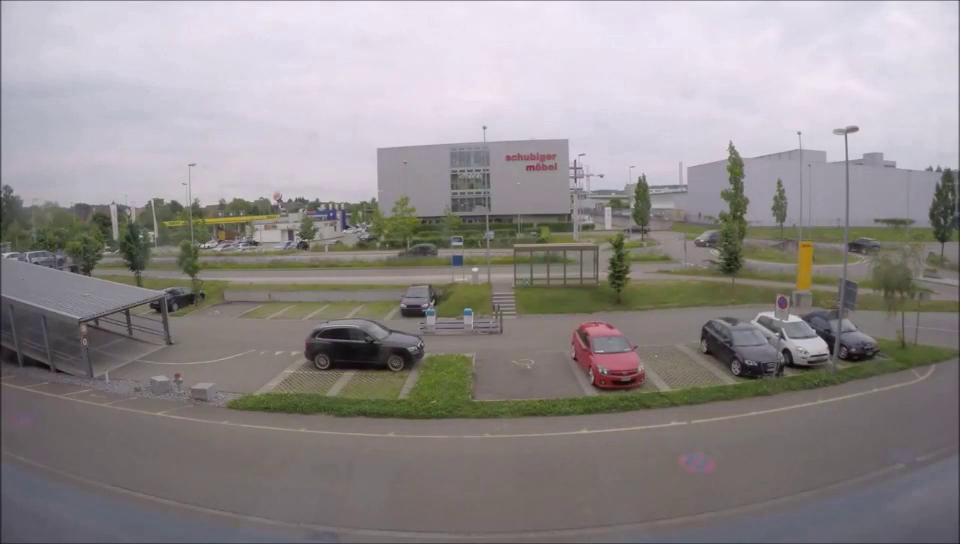
#> input picture frame 21 of sample_video.mp4, 960 x 544 px, given in place of easy1.mp4, which was not available
$ python SpaceDrawing.py
#> lines starting #> are read from the running program, lines starting #| are printed output that depends on the picture
import cv2
import numpy as np
import cvzone
import pickle


cap = cv2.VideoCapture('easy1.mp4')
drawing = False
area_names = []
try:
    with open("abcd", "rb") as f:
        data = pickle.load(f)
        polylines, area_names = data['polylines'], data['area_names']
except:
    polylines = []
points = []
current_name = " "


def draw(event, x, y, flags, param):
    global points, drawing
    drawing = True
    if event == cv2.EVENT_LBUTTONDOWN:
        points = [(x, y)]
    elif event == cv2.EVENT_MOUSEMOVE:
        if drawing:
            points.append((x, y))
    elif event == cv2.EVENT_LBUTTONUP:
        drawing = False
        current_name = input('area name:-')
        if current_name:
            area_names.append(current_name)
            polylines.append(np.array(points, np.int32))


while True:
    ret, frame = cap.read()
#> frame is the input picture: shape (544, 960, 3); mean B, G, R 141.1, 140.8, 146.1
    if not ret:
        cap.set(cv2.CAP_PROP_POS_FRAMES, 0)
        continue
    frame = cv2.resize(frame, (1020, 500))
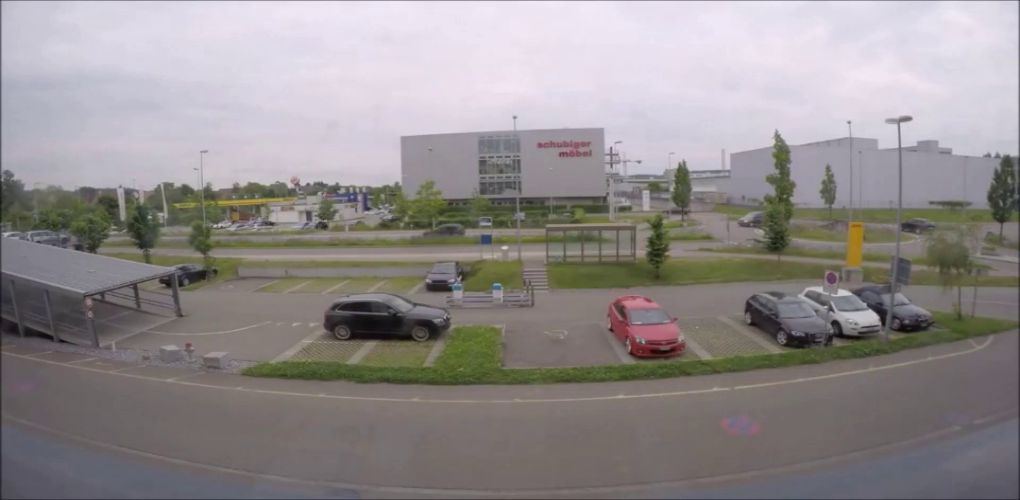
#> frame: shape (500, 1020, 3); mean B, G, R 141, 140.7, 146
    for i, polyline in enumerate(polylines):
        print(i)
        cv2.polylines(frame, [polyline], True, (0, 0, 255), 2)
        cvzone.putTextRect(frame, f'{area_names[i]}', tuple(polyline[0]), 1, 1)
    cv2.imshow('FRAME', frame)
    cv2.setMouseCallback('FRAME', draw)
    if cv2.waitKey(1) & 0xFF == ord('s'):
#> (key Esc is pressed here)
        with open("abcd", "wb") as f:
            data = {'polylines': polyline, 'area_names': area_names}
            pickle.dump(data, f)
    if cv2.waitKey(1) & 0xFF == ord('d'):
#> (key Esc is pressed here)
        break

print(polylines)
cap.release()
cv2.destroyAllWindows()

$ run again, starting later in the video
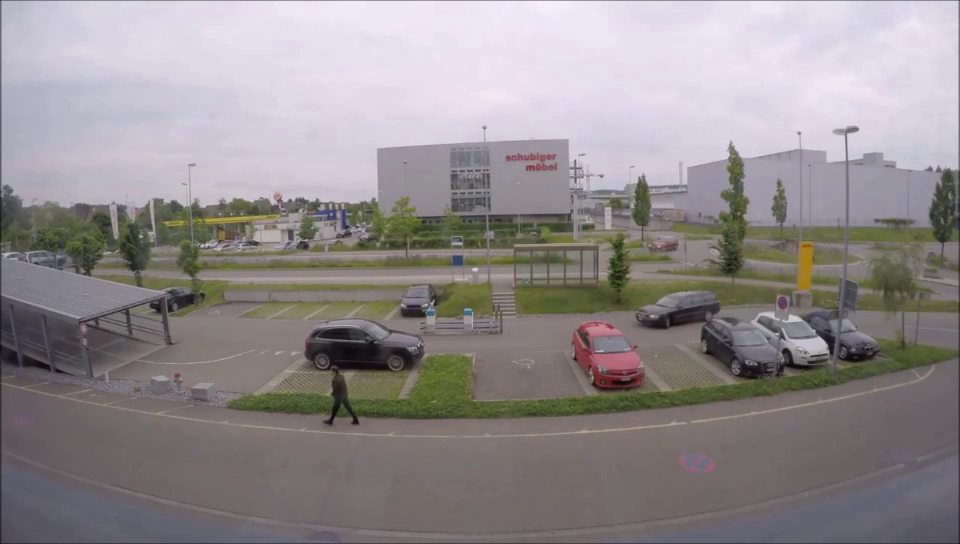
#> input picture frame 96 of sample_video.mp4, 960 x 544 px, given in place of easy1.mp4, which was not available
#> frame is the input picture: shape (544, 960, 3); mean B, G, R 141.8, 140.2, 145.9
#> `frame = cv2.resize(frame, (1020, 500))`:
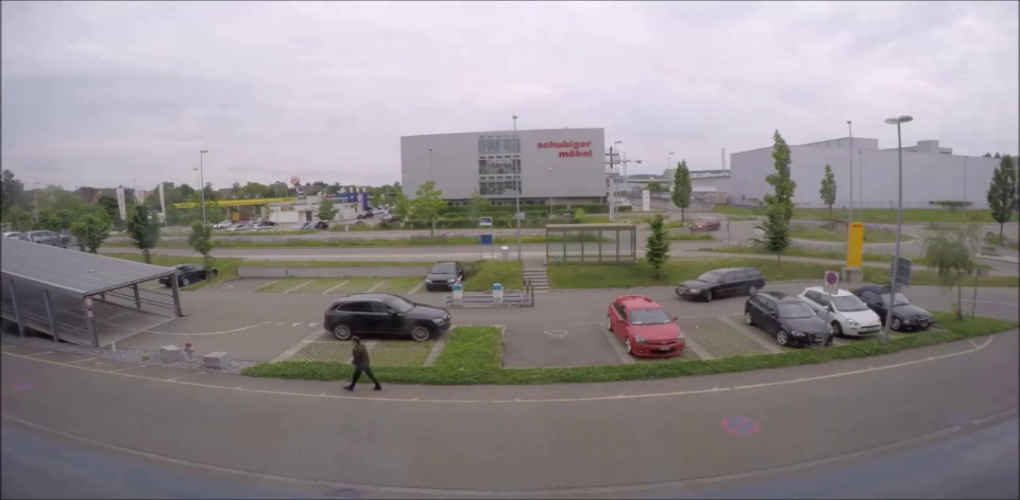
#> frame: shape (500, 1020, 3); mean B, G, R 141.7, 140.1, 145.8

$ run again, starting later in the video
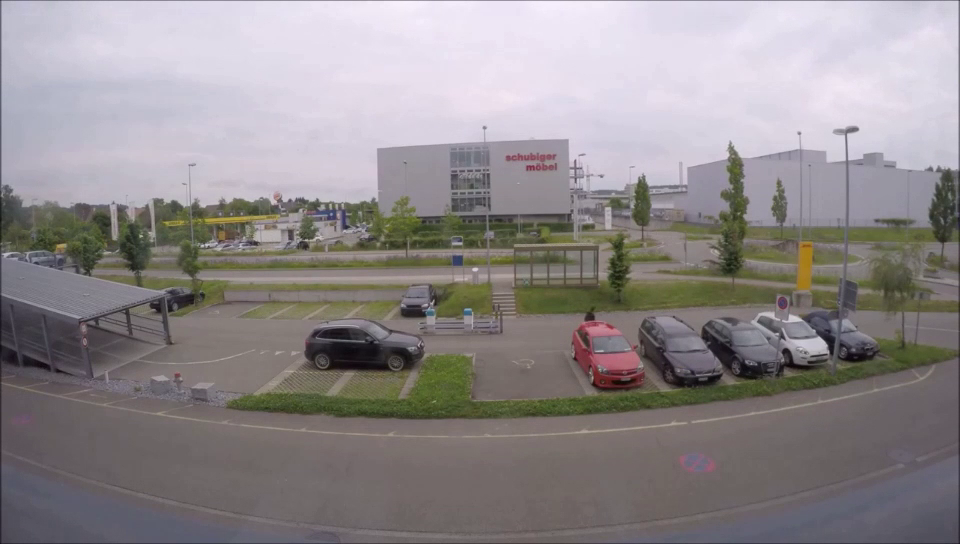
#> input picture frame 172 of sample_video.mp4, 960 x 544 px, given in place of easy1.mp4, which was not available
#> frame is the input picture: shape (544, 960, 3); mean B, G, R 139.6, 138, 143.5
#> `frame = cv2.resize(frame, (1020, 500))`:
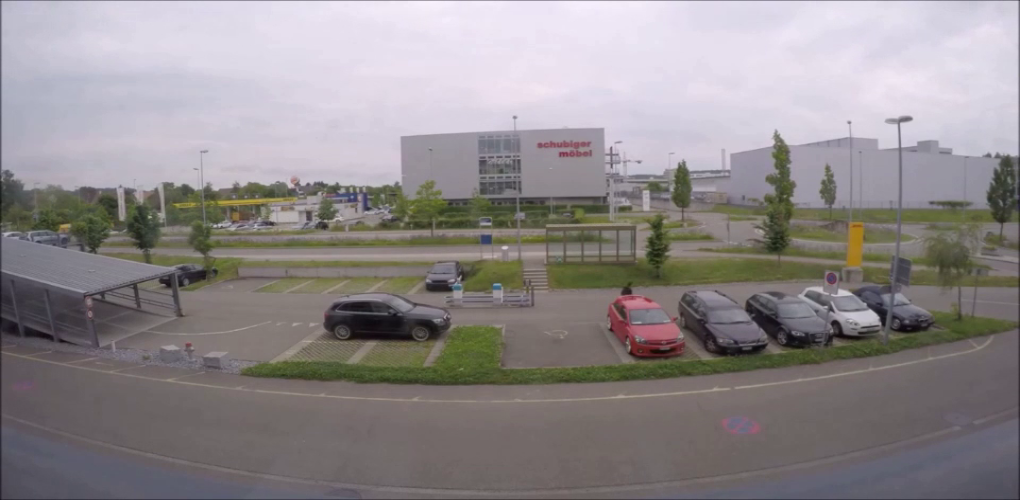
#> frame: shape (500, 1020, 3); mean B, G, R 139.5, 137.9, 143.4
